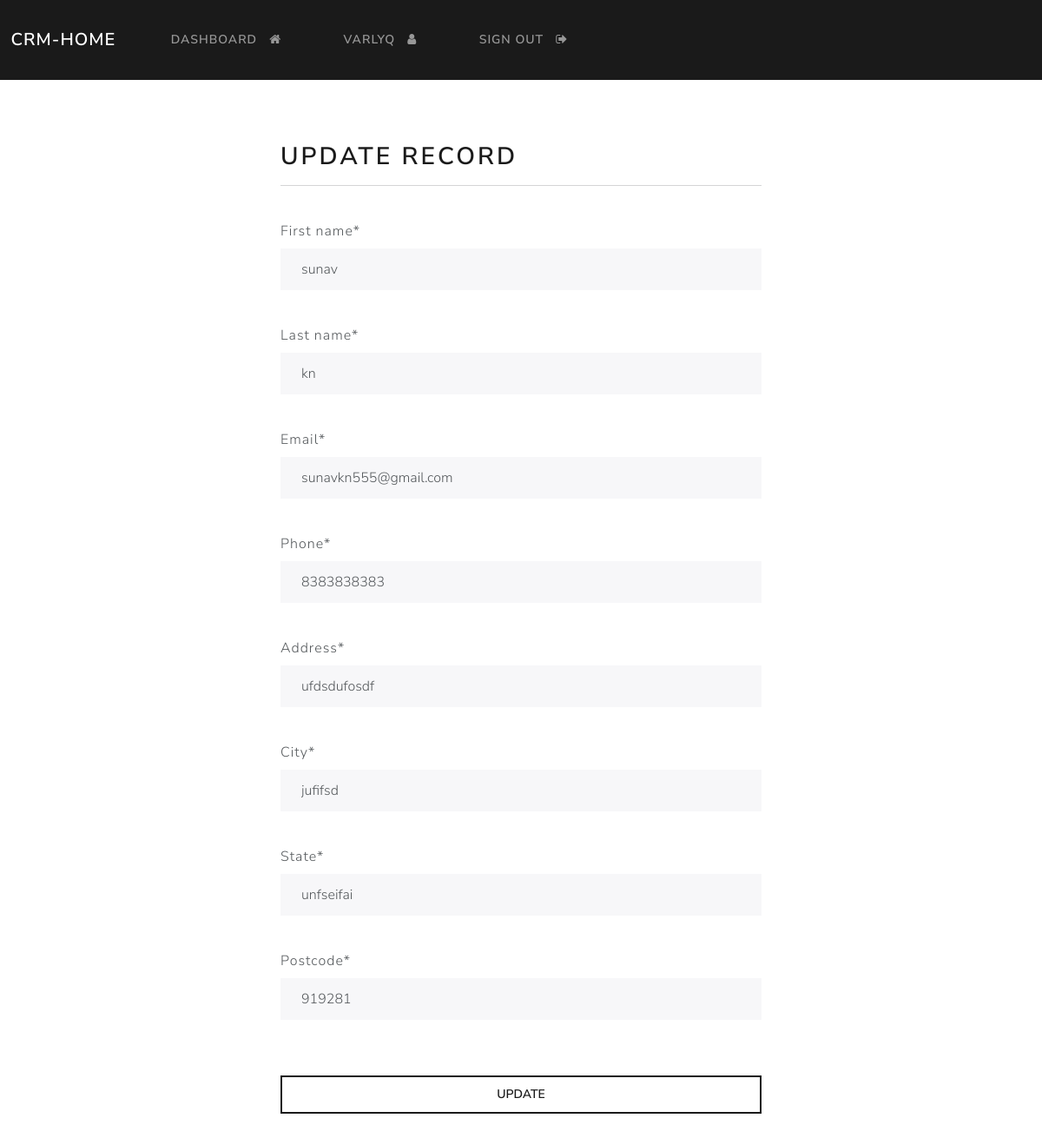
The app's page /update-record/1 (signed in) with its own data.
### dcrm/models.py (models this page shows, shortened)
class Record(models.Model):
    creation_date=models.DateTimeField(auto_now_add=True)
    first_name=models.CharField(max_length=100)
    last_name=models.CharField(max_length=100)
    email=models.CharField(max_length=255)
    phone=models.CharField(max_length=15)
    address=models.CharField(max_length=300)
    city=models.CharField(max_length=30)
    state=models.CharField(max_length=30)
    postcode=models.CharField(max_length=8)
    sequence_id = models.PositiveIntegerField(default=0)

### dcrm/views.py (the view, shortened to what this page needs)
# urls.py: path('update-record/<int:pk>',views.update_record,name="update-record"),
@login_required(login_url='my-login')
def update_record(request, pk):
    record = Record.objects.get(id=pk)
    form = UpdateRecordForm(instance=record)
    context = {"form": form}
    return render(request, 'dcrm/update-record.html', context=context)

### dcrm/forms.py
class UpdateRecordForm(forms.ModelForm):
    class Meta:
        model=Record
        fields=['first_name','last_name','email','phone','address','city','state','postcode']

### dcrm/templates/dcrm/update-record.html (shortened to what this page needs)
{% extends 'dcrm/base.html' %}
{% load crispy_forms_tags %}
{% block content %}
<body>
    <div class="container bg=light shadow-md p-5 form-layout">
        <h2>Update  record</h2>
        <hr>
        <br>
        <form method="POST" autocomplete="off">
            {{ form.first_name|as_crispy_field }}
            <br>
            {{ form.last_name|as_crispy_field }}
            <br>
            {{ form.email|as_crispy_field }}
            <br>
            {{ form.phone|as_crispy_field }}
            <br>
            {{ form.address|as_crispy_field }}
            <br>
            {{ form.city|as_crispy_field }}
            <br>
            {{ form.state|as_crispy_field }}
            <br>
            {{ form.postcode|as_crispy_field }}
            <br>
            <br>
            <button type="submit" class="btn btn-outline-primary w-100 btn-block p-2">Update</button>
        </form>
    </div>
</body>
{% endblock %}

### dcrm/templates/dcrm/navbar.html (shortened to what this page needs)
<nav class="navbar navbar-expand-lg navbar-dark bg-primary justify-content-center">
    <a class="navbar-brand main-heading" href="{% url '' %}">
      &nbsp; CRM-home
    </a>
      <div class="collapse navbar-collapse text-center" id="navbarNavDropdown">
        <ul class="navbar-nav mr-auto">
          {% if user.is_authenticated %}
            <li class="nav-item">
              <a class="nav-link" href="{% url 'dashboard' %}"> Dashboard &nbsp; <i class="fa fa-home" aria-hidden="true"></i> </a>
            </li>
            <li class="nav-item">
              <a class="nav-link" href="{% url 'user-info' %}"> {{user.username}} &nbsp; <i class="fa fa-user" aria-hidden="true"></i> </a>
            </li>
            <li class="nav-item">
              <a class="nav-link" href="{% url 'user-logout' %}">Sign out &nbsp; <i class="fa fa-sign-out" aria-hidden="true"></i> </a>
            </li>
        </ul>
        {% endif %}
      </div>
  </nav>

### static/css/styles.css (style rules this page uses)
.form-layout { border-radius: 15px; width:650px; }

### records on screen
Record: first_name "sunav", last_name "kn", email "sunavkn555@gmail.com", phone "8383838383", address "ufdsdufosdf", city "jufifsd", state "unfseifai", postcode "919281"

### other values on screen
{{ user.username }} "VARLYQ"
